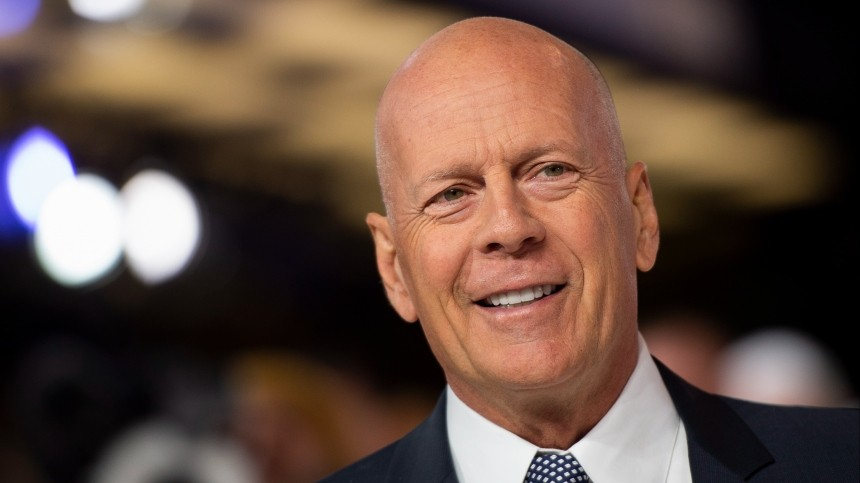
#> input picture Lab12/face.jpg, 860 x 483 px, found by its file name
$ python Lab12_1.py
#> lines starting #> are read from the running program, lines starting #| are printed output that depends on the picture; after the words box and inside, x2 and y2 are one past the last pixel; in counts of white or black regions, pixels touching at a corner belong together
import cv2 as cv

# === ЛР12_1. Обнаружение лиц каскадными классификаторами
# === По примеру:
# === https://docs.opencv.org/3.4/db/d28/tutorial_cascade_classifier.html

# 1. Загружаем каскады
face_cascade = cv.CascadeClassifier(cv.data.haarcascades + 'haarcascade_frontalface_default.xml')
eye_cascade  = cv.CascadeClassifier(cv.data.haarcascades + 'haarcascade_eye.xml')

assert not face_cascade.empty(), "Не удалось загрузить каскад лиц."
assert not eye_cascade.empty(),  "Не удалось загрузить каскад глаз."

# 2. Загружаем изображение
img = cv.imread("Lab12/face.jpg")
#> img is the input picture: shape (483, 860, 3); mean B, G, R 65.3, 76.3, 98.7
if img is None:
    raise SystemExit("Не удалось загрузить изображение.")

# 3. Преобразуем в оттенки серого
gray = cv.cvtColor(img, cv.COLOR_BGR2GRAY)
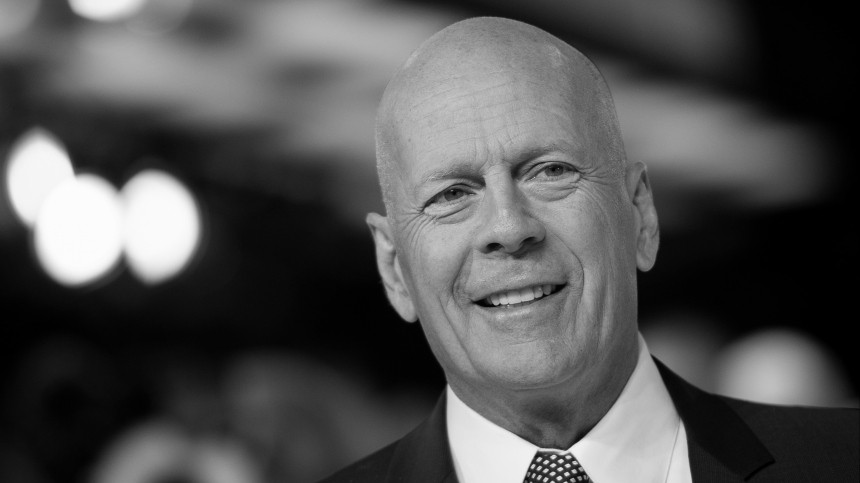
#> gray: shape (483, 860); min 0, max 253, mean 81.8

# 4. Обнаруживаем лица
faces = face_cascade.detectMultiScale(gray, scaleFactor=1.3, minNeighbors=5)
#> faces = [[364, 73, 278, 278]]

for (x, y, w, h) in faces:
    cv.rectangle(img, (x, y), (x + w, y + h), (255, 0, 0), 2)

    roi_gray  = gray[y:y+h, x:x+w]
    roi_color = img[y:y+h, x:x+w]

    eyes = eye_cascade.detectMultiScale(roi_gray)
    for (ex, ey, ew, eh) in eyes:
        cv.rectangle(roi_color, (ex, ey), (ex + ew, ey + eh), (0, 255, 0), 2)
#> this loop made 1 pass
#> pass 1, `roi_gray  = gray[y:y+h, x:x+w]`:
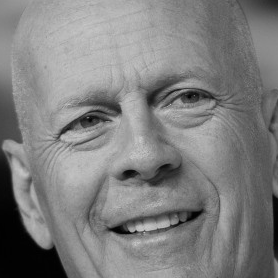
#> roi_gray: shape (278, 278); min 0, max 206, mean 127.1
#> pass 1, `roi_color = img[y:y+h, x:x+w]`:
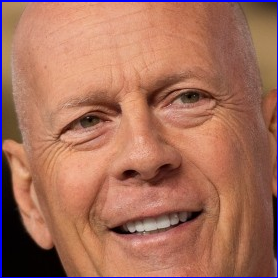
#> roi_color: shape (278, 278, 3); mean B, G, R 91.7, 111, 167.3
#> after the loop:
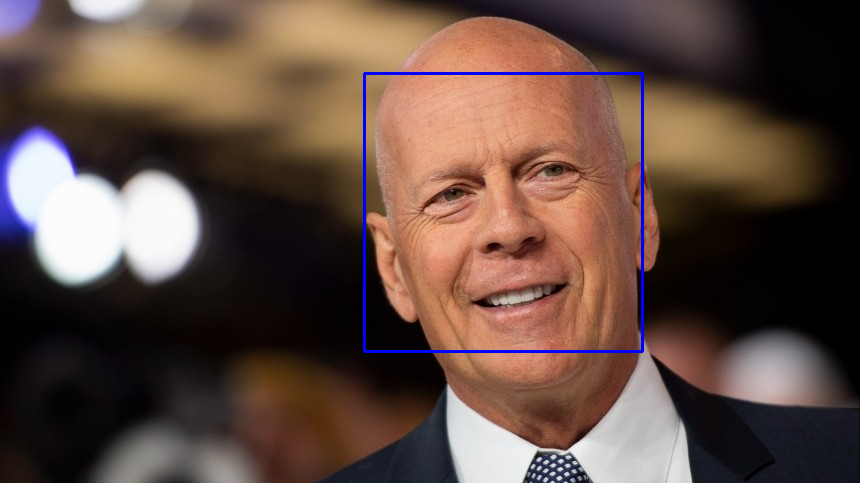
#> img: shape (483, 860, 3); 0.8% of pixels changed, all inside (x1, y1, x2, y2) = (363, 72, 644, 353)

# 5. Отображение результата
cv.imshow("Face & Eye detection", img)
cv.waitKey(0)
cv.destroyAllWindows()
